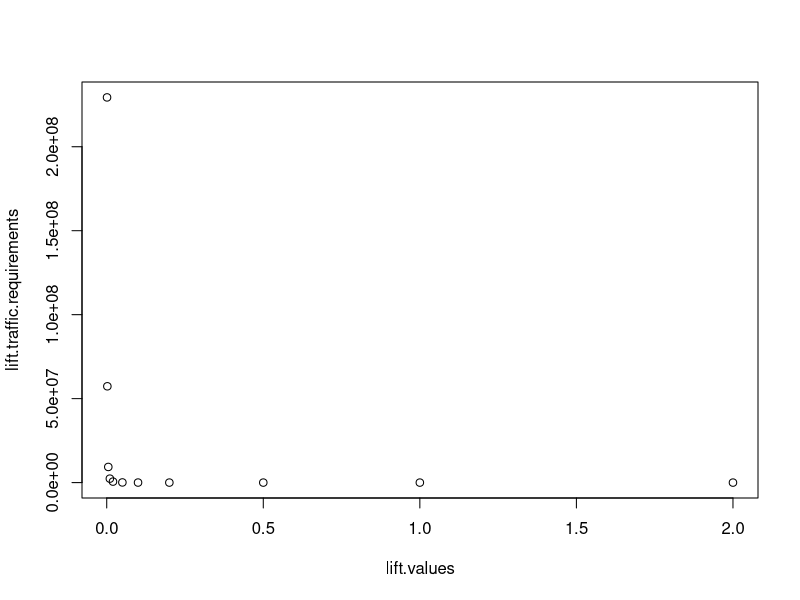

This figure's R source:
GenerateConversionPairs <- function(samples, traffic, conversion.rate, lift){
  rbind(
    rbinom(samples, traffic, conversion.rate),
    rbinom(samples, traffic, conversion.rate * (1 + lift))
  )
}

CalculatePValue <- function(conversion.pair, traffic){
  preparedMatrix = rbind(conversion.pair, c(traffic - conversion.pair[1], traffic - conversion.pair[2]))
  return(chisq.test(preparedMatrix, correct=FALSE)$p.value)
}

CalculateTrafficRequirement <- function(conversion.rate,
                                        lift,
                                        p.value.threshold=0.05,
                                        samples=5000,
                                        lower.traffic.bound=50
                                       ) {

  print(paste("Calculating traffic requirements: Conversion Rate =", conversion.rate, ", Lift =", lift))
  CalculatePercentBelowPValueThreshold <- function(traffic) {
    conversion.pairs = GenerateConversionPairs(samples, traffic, conversion.rate, lift)
    sample.p.values = apply(conversion.pairs, 2, CalculatePValue, traffic)
    percent.below.threshold = sum(sample.p.values < p.value.threshold) / samples
  }

  OneSidedBinarySearch <- function(lower.traffic.bound) {
    percent.below.threshold = CalculatePercentBelowPValueThreshold(lower.traffic.bound * 2)
    print(paste("Percent of samples below threshold:", percent.below.threshold, ",", lower.traffic.bound * 2))
    if (percent.below.threshold <= (1 - p.value.threshold)) {
      print("Upper bound not detected. Doubling traffic threshold.")
      OneSidedBinarySearch(lower.traffic.bound * 2)
    } else if (percent.below.threshold > (1 - p.value.threshold)) {
      print(paste("Upper bound detected. Initiating two-sided binary search between", lower.traffic.bound, "and", lower.traffic.bound * 2))
      TwoSidedBinarySearch(lower.traffic.bound, lower.traffic.bound * 2)
    } else {
      stop("One-sided binary search boundry calculations failed.")
    }
  }

  TwoSidedBinarySearch <- function(lower.traffic.bound, upper.traffic.bound) {
    halfway.traffic.bound = round((lower.traffic.bound + upper.traffic.bound) / 2)
    percent.below.threshold = CalculatePercentBelowPValueThreshold(halfway.traffic.bound)
    print(paste("Executing two-sided binary search iteration. Traffic bounds between", lower.traffic.bound, "and", upper.traffic.bound))
    print(paste("Percent of samples below threshold:", percent.below.threshold, halfway.traffic.bound))
    if (percent.below.threshold > (1 - (p.value.threshold * 1.05)) & percent.below.threshold < (1 - (p.value.threshold * 0.95))) {
      print(paste("Traffic requirement detected:", halfway.traffic.bound))
      return(halfway.traffic.bound)
    } else if (percent.below.threshold < (1 - p.value.threshold)) {
      print("UP")
      TwoSidedBinarySearch(halfway.traffic.bound, upper.traffic.bound)
    } else if (percent.below.threshold > (1 - p.value.threshold)) {
      print("DOWN")
      TwoSidedBinarySearch(lower.traffic.bound, halfway.traffic.bound)
    } else {
      stop("Two-sided binary search boundry calculations failed.")
    }
  }

  print("Initiating one-sided binary search.")
  OneSidedBinarySearch(lower.traffic.bound)
}

lift.values = c(0.001, 0.002, 0.005, 0.01, 0.02, 0.05, 0.1, 0.2, 0.5, 1, 2)
lift.traffic.requirements = sapply(lift.values, CalculateTrafficRequirement, conversion.rate = 0.1)
plot(lift.values, lift.traffic.requirements)
